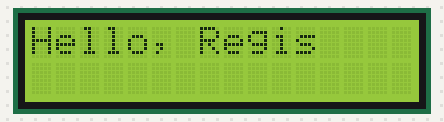
Simulated run of this sketch. Board: Arduino Uno, built with avr-gcc and run on an emulated ATmega328P. On the bench: 16×2 character LCD.

Above: at 0.1 s.
At 3.1 s:
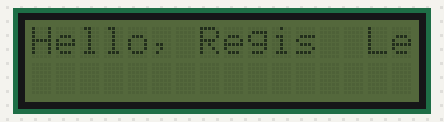
At 9.2 s:
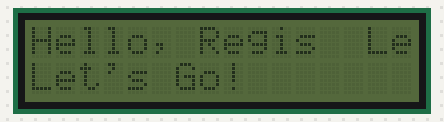
At 18.2 s:
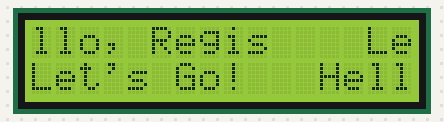
At 27.2 s:
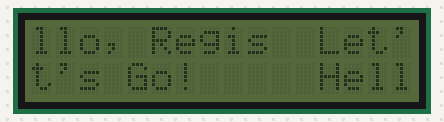
At 36.3 s:
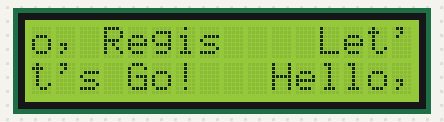

Measured:
- what the display in image 1 shows lasts 3.0 s, from 3.1 s to 6.1 s

The sketch:

lcd1602.ino
```cpp
//Compatible with the Arduino IDE 1.0
//Library version:1.1
#include <Wire.h>
#include <LiquidCrystal_I2C.h>

LiquidCrystal_I2C lcd(0x27,16,2);  // set the LCD address to 0x27 for a 16 chars and 2 line display

void setup()
{
  lcd.init(); // initialize the lcd

}

void loop()
{
 // Print a message to the LCD.
  lcd.print("Hello, Regis  ");
  lcd.backlight();
  delay(3000);
  lcd.print("Let's Go!   ");
  lcd.noBacklight();
  delay(3000);
}
```
